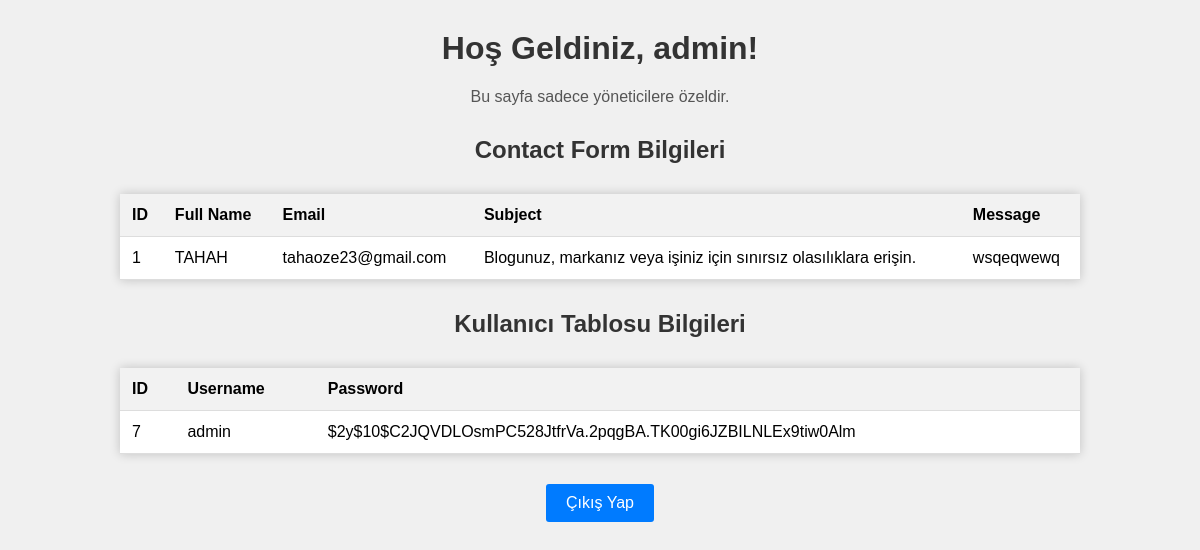
The app's page /admin_panel.php (signed in), older data.
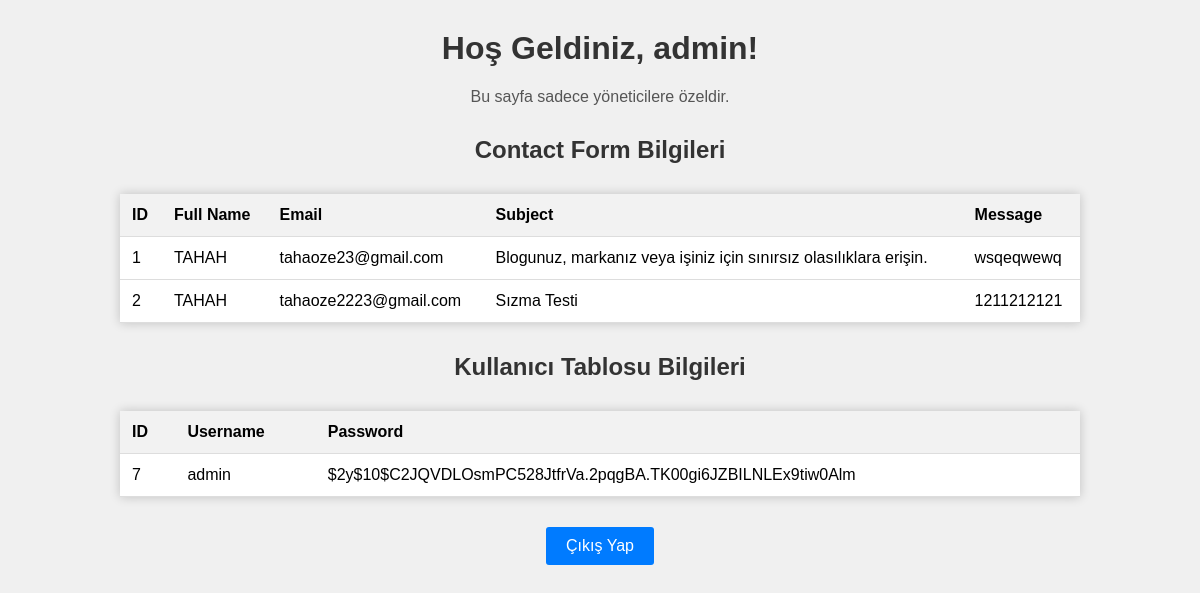
The same page, newer data.
### tables this page shows
CREATE TABLE `contact_form` (
  `id` int(11) NOT NULL,
  `fullname` varchar(100) DEFAULT NULL,
  `email` varchar(100) DEFAULT NULL,
  `subject` varchar(100) DEFAULT NULL,
  `message` text DEFAULT NULL,
  `created_at` timestamp NOT NULL DEFAULT current_timestamp()
);

CREATE TABLE `kullanici_tablosu` (
  `id` int(11) NOT NULL,
  `username` varchar(50) NOT NULL,
  `password` varchar(255) NOT NULL
);

### admin_panel.php (the view, shortened to what this page needs)
<?php
$username = $_SESSION['username'];
$host = "localhost";
$db_username = "root";
$db_password = "";
$database = "yavuzlar";
$connection = mysqli_connect($host, $db_username, $db_password, $database);
$contact_query = "SELECT * FROM contact_form";
$contact_result = mysqli_query($connection, $contact_query);
$kullanici_query = "SELECT * FROM kullanici_tablosu";
$kullanici_result = mysqli_query($connection, $kullanici_query);
?>
<!DOCTYPE html>
<html>
<head>
</head>
<body>
    <h1>Hoş Geldiniz, <?php echo $username; ?>!</h1>
    <p>Bu sayfa sadece yöneticilere özeldir.</p>
    <h2>Contact Form Bilgileri</h2>
    <table>
        <tr>
            <th>ID</th>
            <th>Full Name</th>
            <th>Email</th>
            <th>Subject</th>
            <th>Message</th>
        </tr>
        <?php
        while ($row = mysqli_fetch_assoc($contact_result)) {
            echo "<tr>";
            echo "<td>" . $row['id'] . "</td>";
            echo "<td>" . $row['fullname'] . "</td>";
            echo "<td>" . $row['email'] . "</td>";
            echo "<td>" . $row['subject'] . "</td>";
            echo "<td>" . $row['message'] . "</td>";
            echo "</tr>";
        }
        ?>
    </table>
    <h2>Kullanıcı Tablosu Bilgileri</h2>
    <table>
        <tr>
            <th>ID</th>
            <th>Username</th>
            <th>Password</th>
        </tr>
        <?php
        while ($row = mysqli_fetch_assoc($kullanici_result)) {
            echo "<tr>";
            echo "<td>" . $row['id'] . "</td>";
            echo "<td>" . $row['username'] . "</td>";
            echo "<td>" . $row['password'] . "</td>";
            echo "</tr>";
        }
        ?>
    </table>
    <form action="logout.php" method="post">
        <input type="submit" value="Çıkış Yap">
    </form>
</body>
</html>

Row changes from the older to the newer data that the page shows:
added contact_form: id "2", fullname "TAHAH", email "tahaoze2223@gmail.com", subject "Sızma Testi", message "1211212121"
